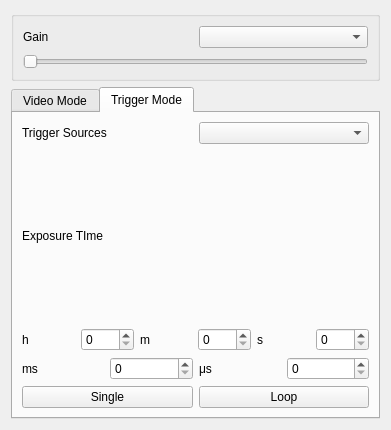
<?xml version="1.0" encoding="UTF-8"?>
<ui version="4.0">
 <class>FormExposure</class>
 <widget class="QWidget" name="FormExposure">
  <property name="geometry">
   <rect>
    <x>0</x>
    <y>0</y>
    <width>391</width>
    <height>430</height>
   </rect>
  </property>
  <property name="windowTitle">
   <string>Form</string>
  </property>
  <layout class="QVBoxLayout" name="verticalLayout_2">
   <item>
    <widget class="QGroupBox" name="groupBox">
     <property name="title">
      <string/>
     </property>
     <layout class="QVBoxLayout" name="verticalLayout">
      <item>
       <layout class="QHBoxLayout" name="horizontalLayout">
        <item>
         <widget class="QLabel" name="label">
          <property name="text">
           <string>Gain</string>
          </property>
         </widget>
        </item>
        <item>
         <widget class="QComboBox" name="comboBox"/>
        </item>
       </layout>
      </item>
      <item>
       <widget class="QSlider" name="horizontalSlider">
        <property name="orientation">
         <enum>Qt::Horizontal</enum>
        </property>
       </widget>
      </item>
     </layout>
    </widget>
   </item>
   <item>
    <widget class="QTabWidget" name="tabWidget">
     <property name="currentIndex">
      <number>1</number>
     </property>
     <widget class="QWidget" name="tab">
      <attribute name="title">
       <string>Video Mode</string>
      </attribute>
      <layout class="QVBoxLayout" name="verticalLayout_4">
       <item>
        <widget class="QCheckBox" name="checkBox">
         <property name="text">
          <string>CheckBox</string>
         </property>
        </widget>
       </item>
       <item>
        <layout class="QHBoxLayout" name="horizontalLayout_2">
         <item>
          <widget class="QLabel" name="label_2">
           <property name="text">
            <string>Exposure Target</string>
           </property>
          </widget>
         </item>
         <item>
          <widget class="QComboBox" name="comboBox_2"/>
         </item>
        </layout>
       </item>
       <item>
        <widget class="QSlider" name="horizontalSlider_2">
         <property name="orientation">
          <enum>Qt::Horizontal</enum>
         </property>
        </widget>
       </item>
       <item>
        <layout class="QHBoxLayout" name="horizontalLayout_3">
         <item>
          <widget class="QLabel" name="label_3">
           <property name="text">
            <string>Exposure Time</string>
           </property>
          </widget>
         </item>
         <item>
          <widget class="QComboBox" name="comboBox_3"/>
         </item>
        </layout>
       </item>
       <item>
        <widget class="QSlider" name="horizontalSlider_3">
         <property name="orientation">
          <enum>Qt::Horizontal</enum>
         </property>
        </widget>
       </item>
       <item>
        <widget class="QGroupBox" name="groupBox_2">
         <property name="title">
          <string/>
         </property>
         <property name="flat">
          <bool>false</bool>
         </property>
         <property name="checkable">
          <bool>false</bool>
         </property>
         <layout class="QGridLayout" name="gridLayout">
          <property name="leftMargin">
           <number>8</number>
          </property>
          <property name="topMargin">
           <number>8</number>
          </property>
          <property name="rightMargin">
           <number>8</number>
          </property>
          <property name="bottomMargin">
           <number>8</number>
          </property>
          <item row="0" column="0">
           <widget class="QLabel" name="label_4">
            <property name="text">
             <string>X</string>
            </property>
           </widget>
          </item>
          <item row="0" column="1">
           <widget class="QComboBox" name="comboBox_4"/>
          </item>
          <item row="0" column="2">
           <widget class="QLabel" name="label_6">
            <property name="text">
             <string>Y</string>
            </property>
           </widget>
          </item>
          <item row="0" column="3">
           <widget class="QComboBox" name="comboBox_6"/>
          </item>
          <item row="1" column="0">
           <widget class="QLabel" name="label_5">
            <property name="text">
             <string>Width</string>
            </property>
           </widget>
          </item>
          <item row="1" column="1">
           <widget class="QComboBox" name="comboBox_5"/>
          </item>
          <item row="1" column="2">
           <widget class="QLabel" name="label_7">
            <property name="text">
             <string>Height</string>
            </property>
           </widget>
          </item>
          <item row="1" column="3">
           <widget class="QComboBox" name="comboBox_7"/>
          </item>
         </layout>
        </widget>
       </item>
      </layout>
     </widget>
     <widget class="QWidget" name="tab_2">
      <attribute name="title">
       <string>Trigger Mode</string>
      </attribute>
      <layout class="QVBoxLayout" name="verticalLayout_3">
       <item>
        <layout class="QHBoxLayout" name="horizontalLayout_4">
         <item>
          <widget class="QLabel" name="label_8">
           <property name="text">
            <string>Trigger Sources</string>
           </property>
          </widget>
         </item>
         <item>
          <widget class="QComboBox" name="comboBox_8"/>
         </item>
        </layout>
       </item>
       <item>
        <widget class="QLabel" name="label_9">
         <property name="text">
          <string>Exposure TIme</string>
         </property>
        </widget>
       </item>
       <item>
        <layout class="QHBoxLayout" name="horizontalLayout_5">
         <item>
          <widget class="QLabel" name="label_10">
           <property name="text">
            <string>h</string>
           </property>
          </widget>
         </item>
         <item>
          <widget class="QSpinBox" name="spinBox"/>
         </item>
         <item>
          <widget class="QLabel" name="label_11">
           <property name="text">
            <string>m</string>
           </property>
          </widget>
         </item>
         <item>
          <widget class="QSpinBox" name="spinBox_2"/>
         </item>
         <item>
          <widget class="QLabel" name="label_12">
           <property name="text">
            <string>s</string>
           </property>
          </widget>
         </item>
         <item>
          <widget class="QSpinBox" name="spinBox_3"/>
         </item>
        </layout>
       </item>
       <item>
        <layout class="QHBoxLayout" name="horizontalLayout_6">
         <item>
          <widget class="QLabel" name="label_13">
           <property name="text">
            <string>ms</string>
           </property>
          </widget>
         </item>
         <item>
          <widget class="QSpinBox" name="spinBox_4"/>
         </item>
         <item>
          <widget class="QLabel" name="label_14">
           <property name="text">
            <string>μs</string>
           </property>
          </widget>
         </item>
         <item>
          <widget class="QSpinBox" name="spinBox_5"/>
         </item>
        </layout>
       </item>
       <item>
        <layout class="QHBoxLayout" name="horizontalLayout_7">
         <item>
          <widget class="QPushButton" name="pushButton">
           <property name="text">
            <string>Single</string>
           </property>
          </widget>
         </item>
         <item>
          <widget class="QPushButton" name="pushButton_2">
           <property name="text">
            <string>Loop</string>
           </property>
          </widget>
         </item>
        </layout>
       </item>
      </layout>
     </widget>
    </widget>
   </item>
  </layout>
 </widget>
 <resources/>
 <connections/>
</ui>
